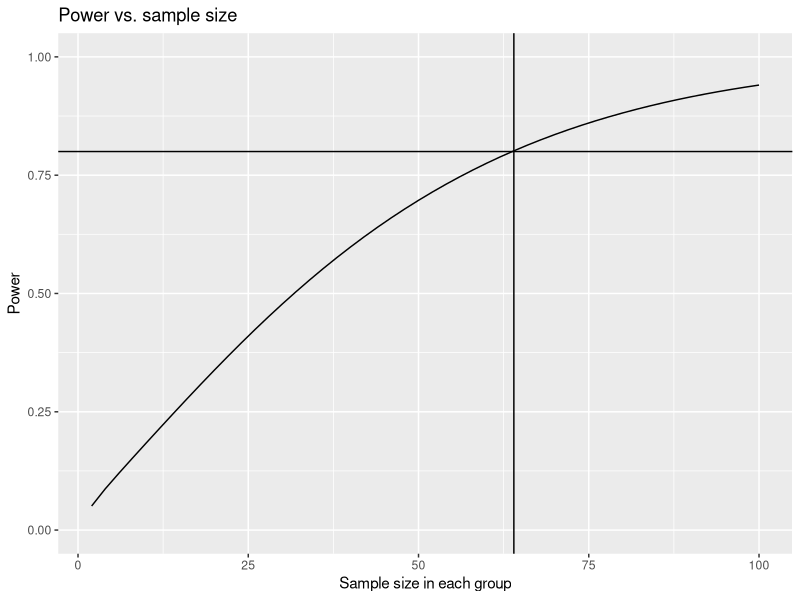
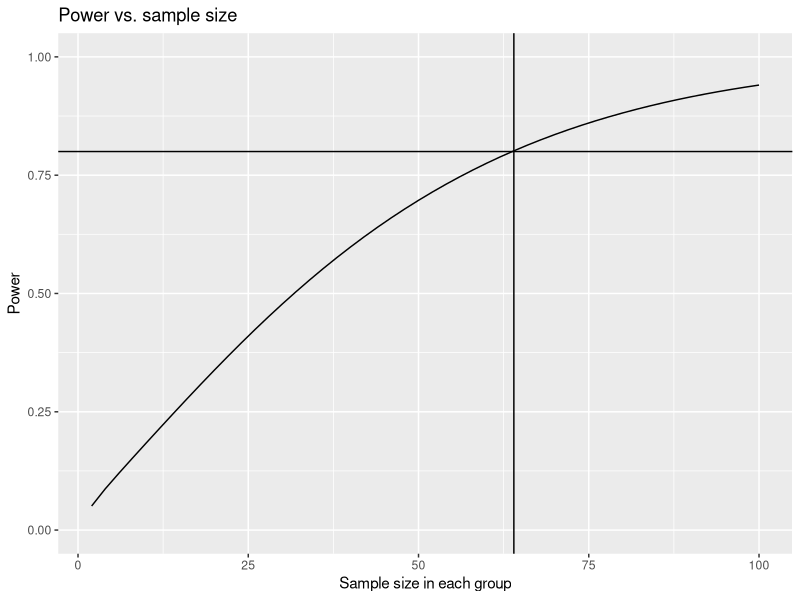

Generate these figures, in order, with R:
# Power analysis for the weight vs treatment example with cows.
# 2015-04-16 CJS misc changes
# 2014-01-31 CJS Added parameter for significance level
#                Replaced for loop by plyr() function

#
# Lines starting with ##***part001b; or ##***part001e; bracket the source 
# line for inclusion by LaTex and usually are not coded.
#

options(useFancyQuotes=FALSE) # renders summary output corrects
library(ggplot2)
library(plyr)

# From the previous analyses, the 
#   standard deviation is around 100
#   the biologically significant difference in means is 50
#   the required power is .80
# We wish to solve for n, the sample size, so that argument
# is omitted in the call.

# Compute the power of this design
sink("power-ttest-R-001.txt", split=TRUE)
##***part001b;
power <- power.t.test(delta=50, sd=100, power=.80, sig.level=0.05,
         type="two.sample",alternative="two.sided")
power
##***part001e;
sink()



# Look at the tradeoff between sample size and power when 
# the difference to detect is fixed.
##***part002b;
library(plyr)
my.results <- ldply(seq(2,100,2), function(n){
  # Compute the power for this value of n
  power <- power.t.test(delta=50, sd=100, n=n, sig.level=0.05,
              type="two.sample", alternative="two.sided")
  res <- c(n,power$power)
  names(res) <- c("n","power")
  res
})
my.results[1:10,]
##***part002e;

# now to plot
##***part003b;
plot002 <- ggplot(my.results,aes(x=n,y=power))+
     ggtitle("Power vs. sample size")+
     xlab("Sample size in each group")+
     ylab("Power")+ylim(0,1)+
     geom_line()+
     geom_hline(aes(yintercept=0.80))+ #ref line
     geom_vline(aes(xintercept=64))
plot002
##***part003e;
ggsave(plot=plot002, file="power-ttest-R-002.png", h=4, w=6, units="in", dpi=300)
